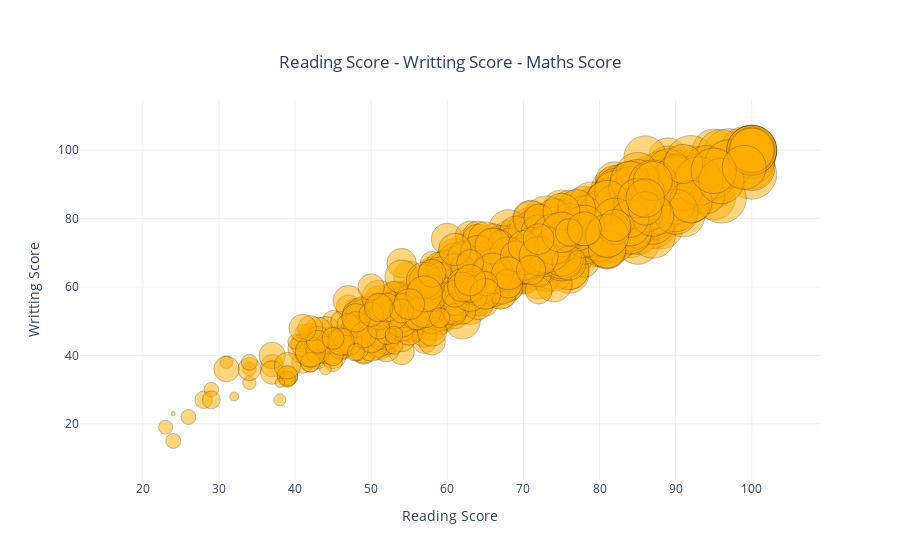

Notebook source saved alongside this figure:
### Markdown cell above
## 2. Bubble Charts

- A bubble chart is a type of chart that displays **three dimensions** of data.
- Bubble charts can be considered a variation of the scatter plot, in which the data points are replaced with bubbles.
- Define the third variable with <code>size</code> in bubble charts.

### Code cell
data = [
    go.Scatter(
        x = df['reading_score'],
        y = df['writing_score'],
        mode = 'markers',
        text = df['math_score'],
        marker = dict(size = df['math_score'] * 0.5, color = '#FFAE00',
                      showscale = False, opacity = 0.5,
                      line = dict(color = 'black', width = 0.5))
    )
]

layout = go.Layout(title= dict(text = 'Reading Score - Writting Score - Maths Score',
                               y = 0.9,
                               x = 0.5,
                               xanchor = 'center',
                               yanchor = 'top'),
                               xaxis = dict(title = 'Reading Score'),
                               yaxis = dict(title = 'Writting Score'),
                               template = 'plotly_white')

fig = go.Figure(data = data, layout = layout)
iplot(fig)

### Figure 1 — Plotly figure (JSON) as saved in the notebook; plotly's stock layout.template omitted (floating-point values rounded to 4 significant figures; data arrays with more than 128 entries replaced by an {"elided": "..."} marker saying what was removed)
{"data": [{"marker": {"color": "#FFAE00", "line": {"color": "black", "width": 0.5}, "opacity": 0.5, "showscale": false, "size": {"elided": "1000 float values"}}, "mode": "markers", "text": {"elided": "1000 int values"}, "type": "scatter", "x": {"elided": "1000 int values"}, "y": {"elided": "1000 int values"}}], "layout": {"title": {"text": "Reading Score - Writting Score - Maths Score", "x": 0.5, "xanchor": "center", "y": 0.9, "yanchor": "top"}, "xaxis": {"title": {"text": "Reading Score"}}, "yaxis": {"title": {"text": "Writting Score"}}}}
